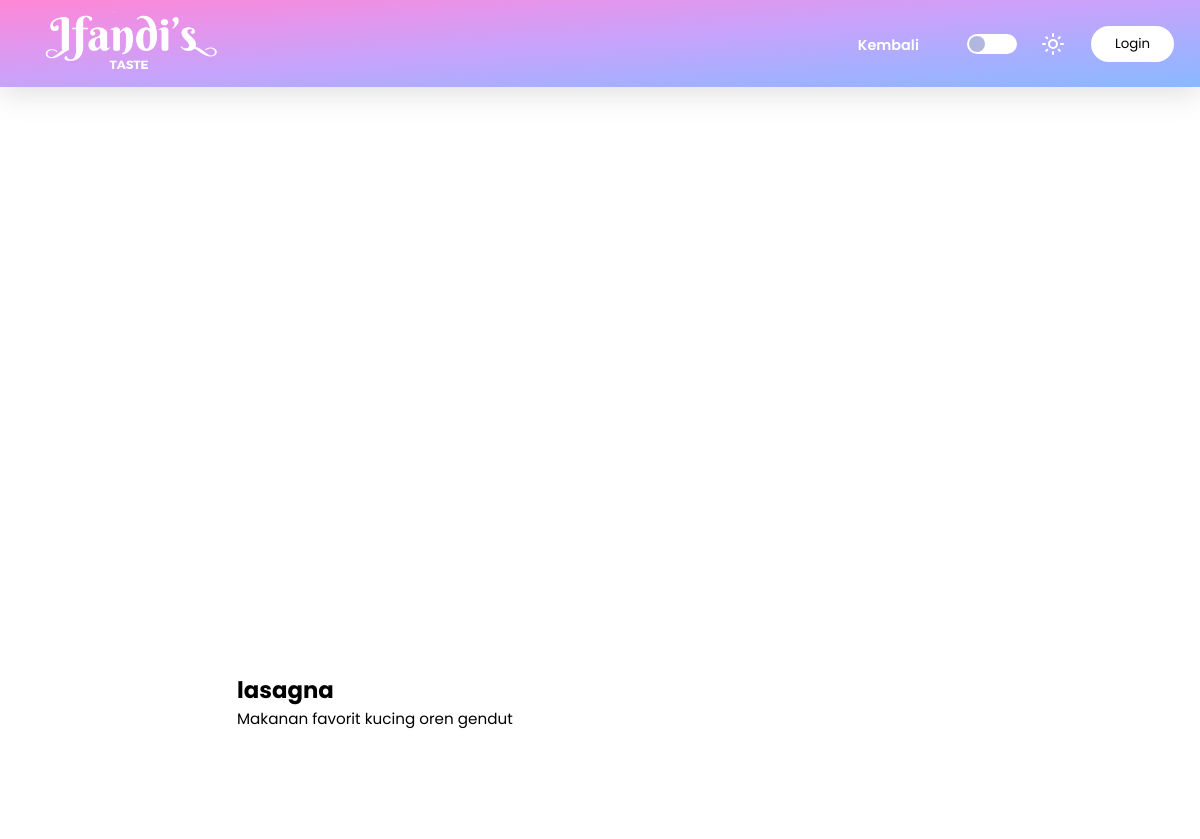
The app's page /views/resep.php?id=6 with its own data.
### tables this page shows
CREATE TABLE `resep` (
  `id_resep` int(11) NOT NULL,
  `uid` int(11) NOT NULL,
  `nama_resep` varchar(255) NOT NULL,
  `deskripsi` varchar(255) NOT NULL,
  `instruksi` varchar(255) NOT NULL,
  `bahan` varchar(255) NOT NULL,
  `gambar` varchar(255) NOT NULL
);

### views/resep.php (the view, shortened to what this page needs)
<?php
require "../include/connect.php";
$id = $_GET['id'];
$navText = "Login";
$result = mysqli_query($conn, "SELECT * FROM resep WHERE id_resep = '$id'");
$resep = [];
while ($row = mysqli_fetch_assoc($result)) {
    $resep[] = $row;
}
?>
<!DOCTYPE html>
<html lang="en">
<head>
    <link rel="stylesheet" href="../styles/style.css">
    <link rel="stylesheet" href="../styles/rating.css">
    <link rel="stylesheet" href="https://cdnjs.cloudflare.com/ajax/libs/font-awesome/5.15.3/css/all.min.css"/>
</head>
<body>
    <header id="home">
        <nav class="navbar shadow" id="navbar">
            <div>
                <a href="index.php"><img src="../assets/ifandi.png" alt="logo" class="webicon" id="webicon"></a>
            </div>
            <ul class="menu" id="menu">
                <li><a class="navitems" href="list_resep.php">Kembali</a></li>
                <div class="menumode">
                    <input type="checkbox" class="nightmode" id="nightmode" onclick="mode()">
                </div>
                <?php
                    if (isset($_SESSION['username']) or isset($_SESSION['admin'])) {
                        echo "<h3>$navText</h3>";
                        echo "<a href='logout.php'><button type='button' class='btn-login'>Logout</button></a>";
                    } else {
                        echo "<a href='login.php'><button type='button' class='btn-login'>$navText</button></a>";
                    }
                ?>
            </ul>
        </nav>
        <section>
            <div class="isi1 isi-resep">
                <?php $i = 1; foreach ($resep as $rsp) :?>
                <img src="../assets/uploadedImg/<?php echo $rsp['gambar']; ?>" alt="" class="gambarResep">
                <div class="konten-isi1">
                    <div class="card-text resep-inside">
                        <h2><?php echo $rsp['nama_resep']; ?> </h2>
                        <p><?php echo $rsp['deskripsi']; ?></p>
                    </div>
                <?php $i++; endforeach; ?>
                </div>
            </div>
        </section>
    </header>
</body>
</html>

### styles/style.css (style rules this page uses)
* { padding: 0; margin: 0; box-sizing: border-box; font-family: 'Poppins', 'Arial'; scroll-behavior: smooth; transition: .5s ease-in-out; }
body { --primary-color: white; --secondary-color: #202020; --alpha-color: rgba(0, 0, 0, 0.322); --text: black; --accent: #B1B7DF; --gradient: radial-gradient(circle, rgba(238,174,202,1) 0%, rgba(148,187,233,1) 100%); --accent-color: orange; max-width: 100%; background-color: var(--primary-color); }
.webicon { height: 10vh; }
.navbar { background: var(--accent-color); overflow: hidden; position: sticky; display: flex; justify-content: space-between; align-items: center; padding: 0vh 2vw; top: 0; box-shadow: rgba(100, 100, 111, 0.2) 0px 7px 29px 0px; z-index: 9999; }
.navbar ul { list-style: none; gap: 2vw; align-items: center; }
.navbar ul li a { display: block; color: var(--primary-color); text-decoration: none; font-weight: 600; border-top: 3px solid transparent; padding: 5% 2vw; transition: all 0.35s ease; font-size: 90%; }
.menumode { display: flex; align-items: center; gap: 2vw; justify-content: center; }
.menu { display: flex; }
#light { filter: invert(100%); }
.nightmode { position: relative; width: 50px; height: 20px; appearance: none; outline: none; background-color: white; border-radius: 10px; cursor: pointer; }
.nightmode::before { content: ''; position: absolute; width: 16px; height: 16px; background: var(--accent); border-radius: 50%; top: 2px; left: 2px; transition: .5s ease-in-out; }
.btn-login { cursor: pointer; padding: 1vh 2vw; border-radius: 20px; color: var(--text); background-color: transparent; border: 2px solid transparent; box-shadow: inset 300px 0 0 0 var(--primary-color); transition: all 0.55s ease; }
.isi1 { color: white; height: 94vh; display: flex; background: linear-gradient(rgba(0,0,0,0.5),rgba(0,0,0,1)),url(../assets/foodphoto.jpg); background-size: cover ; padding: 1vh 5vw; padding-bottom: 4vh; font-size: 95%; align-items: center; text-align: center; justify-content: center; }
.konten-isi1 { width: 70%; display: flex; flex-direction: column; gap: 3vh; }
.isi1 img { height: 88vh; }
.shadow { box-shadow: rgba(100, 100, 111, 0.2) 0px 7px 29px 0px; }
.card-text { text-align: justify; padding: 0px 15px 0px 15px; }
.gambarResep { width: 60vw !important; height: 60vh !important; object-fit: cover; }
.isi-resep { flex-direction: column; gap: 20px; background: var(--primary-color); }
.resep-inside { color: var(--text); }

### styles/rating.css (style rules this page uses)
* { padding: 0; margin: 0; box-sizing: border-box; font-family: 'Poppins', 'Arial'; scroll-behavior: smooth; transition: .5s ease-in-out; }
body { --primary-color: white; --secondary-color: #202020; --alpha-color: rgba(0, 0, 0, 0.322); --text: black; --accent: #B1B7DF; --gradient: radial-gradient(circle, rgba(238,174,202,1) 0%, rgba(148,187,233,1) 100%); max-width: 100%; background-color: var(--primary-color); }
.webicon { height: 10vh; }
.navbar { background: rgb(238,174,202); background: linear-gradient(to left top, #8ab8ff, #a6afff, #c6a3fb, #e495ec, #ff86d5); overflow: hidden; position: sticky; display: flex; justify-content: space-between; align-items: center; padding: 0vh 2vw; top: 0; box-shadow: rgba(100, 100, 111, 0.2) 0px 7px 29px 0px; z-index: 9999; }
.navbar ul { list-style: none; gap: 2vw; align-items: center; }
.navbar ul li a { display: block; color: var(--primary-color); text-decoration: none; font-weight: 600; border-top: 3px solid transparent; padding: 5% 2vw; transition: all 0.35s ease; font-size: 90%; }
.menumode { display: flex; align-items: center; gap: 2vw; justify-content: center; }
.menu { display: flex; }
#light { filter: invert(100%); }
.nightmode { position: relative; width: 50px; height: 20px; appearance: none; outline: none; background-color: white; border-radius: 10px; cursor: pointer; }
.nightmode::before { content: ''; position: absolute; width: 16px; height: 16px; background: var(--accent); border-radius: 50%; top: 2px; left: 2px; transition: .5s ease-in-out; }
.btn-login { cursor: pointer; padding: 1vh 2vw; border-radius: 20px; color: var(--text); background-color: transparent; border: 2px solid transparent; box-shadow: inset 300px 0 0 0 var(--primary-color); transition: all 0.55s ease; }

### records on screen
resep: gambar (placeholder picture), nama_resep "lasagna", deskripsi "Makanan favorit kucing oren gendut"

### other values on screen
$navText "Login"
